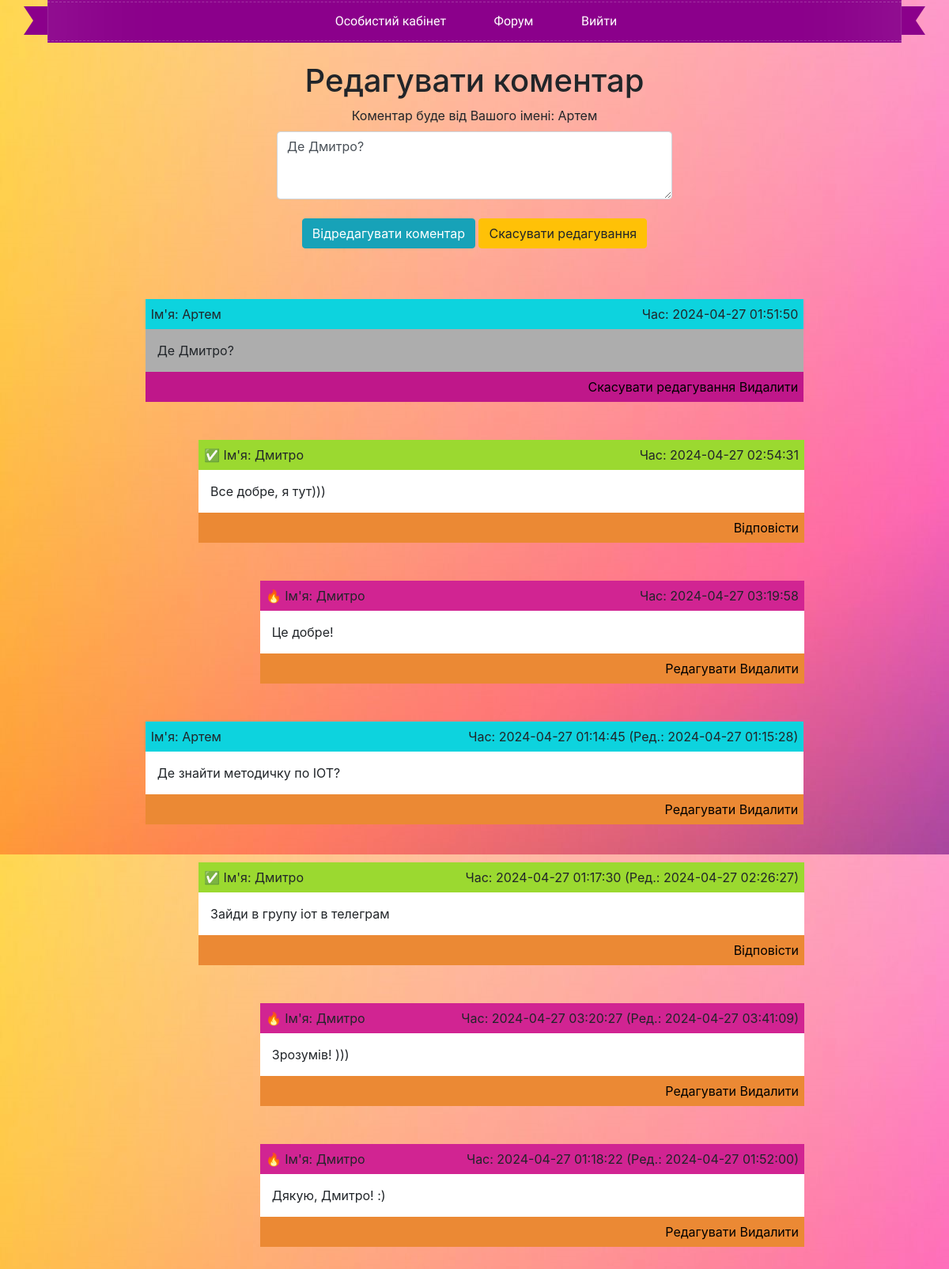
Page /Site/validation-form/edit_comment.php?id=3 (signed in) on the committed database.
### tables this page shows
CREATE TABLE `users` (
  `id` int NOT NULL,
  `name` varchar(75) NOT NULL,
  `surname` varchar(75) NOT NULL,
  `phone_number` varchar(15) NOT NULL,
  `email` varchar(105) NOT NULL,
  `pass` varchar(32) NOT NULL,
  `hash` varchar(250) NOT NULL,
  `email_confirmed` tinyint(1) NOT NULL,
  `avatar` varchar(250) DEFAULT NULL
);

CREATE TABLE `comments` (
  `id` int UNSIGNED NOT NULL,
  `comment` varchar(250) NOT NULL,
  `date_c` datetime NOT NULL,
  `user_id` int NOT NULL,
  `date_edit` datetime DEFAULT NULL
);

CREATE TABLE `reply_comment` (
  `id_reply` int UNSIGNED NOT NULL,
  `reply_comment` varchar(250) NOT NULL,
  `id_comment` int DEFAULT NULL,
  `id_sub_comment` int DEFAULT NULL,
  `id_reply_user` int NOT NULL,
  `date_reply` datetime NOT NULL,
  `edit_date_reply` datetime DEFAULT NULL
);

### Site/validation-form/edit_comment.php (the view, shortened to what this page needs)
<?php $location  = 'edit_comment';
include $_SERVER['DOCUMENT_ROOT'] . '/layouts/header.php';
include $_SERVER['DOCUMENT_ROOT'] . '/layouts/navbar.php'; ?>
<div class="container mt-4">
    <?php if (!isset($_COOKIE['user'])): ?>
        <meta http-equiv="refresh" content="0; /index.php">
    <?php else:
        include 'database.php';
        $hash = $_COOKIE['user'];
        $result = $mysql->query("SELECT * FROM `users` WHERE `hash`='$hash'");
        while( $row = mysqli_fetch_assoc($result) ) {
            $nameC = $row['name'];
        }
        $edit_id = $_GET['id'];
        $result_edit = $mysql->query("SELECT * FROM `comments` WHERE `id`='$edit_id'");
        while( $row_edit = mysqli_fetch_assoc($result_edit) ) {
            $edit_comment = $row_edit['comment'];
        }?>
        <div class="row">
            <div class="col" align="center">
                <h1>Редагувати коментар</h1>
                <form action="check_edit_comment.php?id=<?=$edit_id?>" method="post">
                <div class="mb-3">
                <label for="comment_edit" class="form-label">Коментар буде від Вашого імені: <?=$nameC?></label>
                <textarea class="form-control" name="comment_edit" id="comment_edit" rows="3"><?=$edit_comment?></textarea><br>
                <button class="btn btn-info" type="submit">Відредагувати коментар</button>
                </form>
                <a href="/comment.php" class="btn btn-warning" >Скасувати редагування</a>
                </div>
            </div>
            <?php endif; ?>
        </div>
        <?php
        $sql = "SELECT * FROM comments ORDER BY id DESC";
        $result = $mysql->query($sql);
        if ($result->num_rows > 0) {
            while($row = $result->fetch_assoc()) {
                $user_id = $row['user_id'];
                $result2 = $mysql->query("SELECT * FROM `users` WHERE `id`='$user_id'");
                while( $row2 = mysqli_fetch_assoc($result2) ) {
                $name  = $row2['name'];
                }?>
                <br><br>
                <table border="0" align="center" width="75%" cellpadding="7" bordercolor="Black">
                <?php
                if ($row["date_edit"] != ''){ ?>
                    <td bgcolor='#0dd3de' align='left'>Ім'я: <?=$name?></td>
                    <td bgcolor='#0dd3de' align='right'>Час: <?=$row["date_c"]?> (Ред.: <?=$row["date_edit"]?>)</td><tr>
                <?php } else { ?>
                    <td bgcolor='#0dd3de' align='left'>Ім'я: <?=$name?></td>
                    <td bgcolor='#0dd3de' align='right'>Час: <?=$row["date_c"]?></td><tr>
                <?php } ?>
                </table>
                <table border="0" align="center" width="75%" cellpadding="15" bordercolor="Black">
                <?php if ($edit_id == $row["id"]){ ?>
                    <td bgcolor='#adadad'><?=$row["comment"]?></td><tr>
                <?php } else { ?>
                    <td bgcolor='white'><?=$row["comment"]?></td><tr>
                <?php } ?>
                </table>
                <?php
                $hash = $_COOKIE['user'];
                $result3 = $mysql->query("SELECT * FROM `users` WHERE `hash`='$hash'");
                while( $row3 = mysqli_fetch_assoc($result3) ) {
                    $user_id2  = $row3['id'];
                } ?>
                <table border="0" align="center" width="75%" cellpadding="7" bordercolor="Black">
                <?php if($user_id2 == $row["user_id"]){
                    if ($edit_id == $row["id"]){?>
                        <td bgcolor='#bf178a' align='right'>
                        <a style="color: Black;" href="/comment.php">Скасувати редагування</a>
                        <a style="color: Black;" href="delete_comment.php?id=<?=$row["id"]?>">Видалити</a>
                        </td><tr>
                    <?php } else { ?>
                        <td bgcolor='#eb8934' align='right'>
                        <a style="color: Black;" href="edit_comment.php?id=<?=$row["id"]?>">Редагувати</a>
                        <a style="color: Black;" href="delete_comment.php?id=<?=$row["id"]?>">Видалити</a>
                        </td><tr>
                    <?php }} else { ?>
                        <td bgcolor='#eb8934' align='right'>
                        <a style="color: Black;" href="reply_comment.php?id=<?=$row["id"]?>">Відповісти</a>
                    <?php } ?>
                </table>
                <?php
                $sql_reply = "SELECT * FROM reply_comment ORDER BY id_reply DESC";
                $result_reply = $mysql->query($sql_reply);
                if ($result_reply->num_rows > 0) {
                    while($row_reply = $result_reply->fetch_assoc()) {
                    $id_reply_user = $row_reply['id_reply_user'];
                    $result_reply_2 = $mysql->query("SELECT * FROM `users` WHERE `id`='$id_reply_user'");
                    while( $row_reply_2 = mysqli_fetch_assoc($result_reply_2) ) {
                    $name_user_reply  = $row_reply_2['name'];
                }
                if ($row_reply['id_comment'] == $row["id"]){ ?>
                <br><br>
                <table border="0" align="center" width="69%" cellpadding="7" bordercolor="Black" style="margin-right: 138px;">
                <?php
                if ($row_reply["edit_date_reply"] != ''){ ?>
                    <td bgcolor='#9bd930' align='left'>&#9989 Ім'я: <?=$name_user_reply?></td>
                    <td bgcolor='#9bd930' align='right'>Час: <?=$row_reply["date_reply"]?> (Ред.: <?=$row_reply["edit_date_reply"]?>)</td><tr>
                <?php } else { ?>
                    <td bgcolor='#9bd930' align='left'>&#9989 Ім'я: <?=$name_user_reply?></td>
                    <td bgcolor='#9bd930' align='right'>Час: <?=$row_reply["date_reply"]?></td><tr>
                <?php } ?>
                </table>
                <table border="0" align="center" width="69%" cellpadding="15" bordercolor="Black" style="margin-right: 138px;">
                <td bgcolor='white'><?=$row_reply["reply_comment"]?></td><tr>
                </table>
                <table border="0" align="center" width="69%" cellpadding="7" bordercolor="Black" style="margin-right: 138px;">
                <?php if($user_id2 == $row_reply["id_reply_user"]){
                 ?>
                    <td bgcolor='#eb8934' align='right'>
                    <a style="color: Black;"  href="edit_reply_for_comment.php?replyOnCommentId=<?=$row_reply["id_reply"]?>">Редагувати</a>
                    <a style="color: Black;"  href="delete_reply_comment.php?idReplyComment=<?=$row_reply["id_reply"]?>">Видалити</a></td><tr>
                <?php } else { ?>
                    <td bgcolor='#eb8934' align='right'>
                    <a style="color: Black;" href="reply_sub_comment.php?id=<?=$row_reply["id_reply"]?>">Відповісти</a></td><tr>
                <?php } ?>
                </table>
                <?php
                $sqlSubComment = "SELECT * FROM reply_comment ORDER BY id_reply DESC";
                $resultSubComment = $mysql->query($sqlSubComment);
                if ($resultSubComment->num_rows > 0) {
                    while($rowSubComment = $resultSubComment->fetch_assoc()) {
                        $resultSubComment2 = $mysql->query("SELECT * FROM `users` WHERE `id`='$id_reply_user'");
                        while( $rowSubComment2 = mysqli_fetch_assoc($resultSubComment2)){
                            $nameUserSubComment  = $rowSubComment2['name'];
                        }
                if ($rowSubComment['id_sub_comment'] == $row_reply['id_reply']){ ?>
                <br><br>
                <table border="0" align="center" width="62%" cellpadding="7" bordercolor="Black" style="margin-right: 138px;">
                <?php
                if ($rowSubComment["edit_date_reply"] != ''){ ?>
                    <td bgcolor='#d12492' align='left'>&#128293 Ім'я: <?=$nameUserSubComment?></td>
                    <td bgcolor='#d12492' align='right'>Час: <?=$rowSubComment["date_reply"]?> (Ред.: <?=$rowSubComment["edit_date_reply"]?>)</td><tr>
                <?php } else { ?>
                    <td bgcolor='#d12492' align='left'>&#128293 Ім'я: <?=$nameUserSubComment?></td>
                    <td bgcolor='#d12492' align='right'>Час: <?=$rowSubComment["date_reply"]?></td><tr>
                <?php } ?>
                </table>
                <table border="0" align="center" width="62%" cellpadding="15" bordercolor="Black" style="margin-right: 138px;">
                <td bgcolor='white'><?=$rowSubComment["reply_comment"]?></td><tr>
                </table>
                <table border="0" align="center" width="62%" cellpadding="7" bordercolor="Black" style="margin-right: 138px;">
                <?php if($user_id2 == $rowSubComment["id_reply_user"]){
                 ?>
                    <td bgcolor='#eb8934' align='right'>
                    <a style="color: Black;"  href="edit_sub_comment.php?editSubComment=<?=$rowSubComment["id_reply"]?>">Редагувати</a>
                    <a style="color: Black;"  href="delete_sub_comment.php?idDeleteSubComment=<?=$rowSubComment["id_reply"]?>">Видалити</a></td><tr>
                <?php } ?>
                </table>
                <?php } } }
                } } } } } ?>
                <br><br>
    <?php $mysql->close();
include $_SERVER['DOCUMENT_ROOT'] . '/layouts/footer.php'; ?>

### Site/css/style.css (style rules this page uses)
form { width: 500px; }

### Site/layouts/header.php (style rules this page uses)
body { background: url(/photo/grad1.jpg); background-attachment: fixed; }

### rows in the picture
users: name "Артем"
comments: comment_edit "Де Дмитро?", user.name "Артем", date_c "2024-04-27 01:51:50", comment "Де Дмитро?"
reply_comment: users.name "Дмитро", date_reply "2024-04-27 02:54:31", reply_comment "Все добре, я тут)))"
reply_comment: users.name "Дмитро", date_reply "2024-04-27 03:19:58", reply_comment "Це добре!"
comments: user.name "Артем", date_c "2024-04-27 01:14:45", date_edit "2024-04-27 01:15:28", comment "Де знайти методичку по IOT?"
reply_comment: users.name "Дмитро", date_reply "2024-04-27 01:17:30", edit_date_reply "2024-04-27 02:26:27", reply_comment "Зайди в групу іот в телеграм"
reply_comment: users.name "Дмитро", date_reply "2024-04-27 03:20:27", edit_date_reply "2024-04-27 03:41:09", reply_comment "Зрозумів! )))"
reply_comment: users.name "Дмитро", date_reply "2024-04-27 01:18:22", edit_date_reply "2024-04-27 01:52:00", reply_comment "Дякую, Дмитро! :)"
